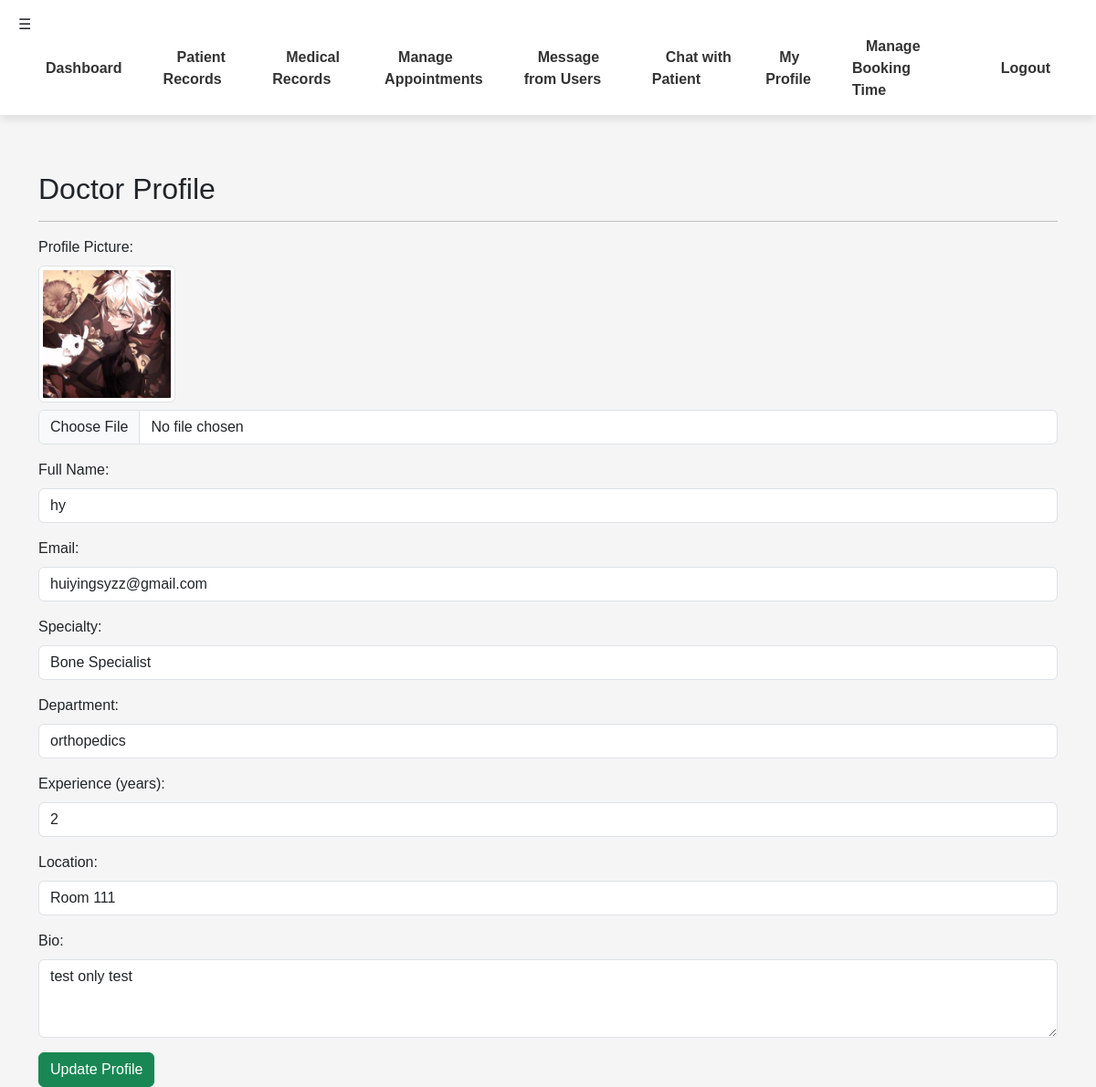
/doctor/doctor_profile.php (signed in), run on the app's committed database.
### tables this page shows
CREATE TABLE `doctors` (
  `id` int(11) NOT NULL,
  `name` varchar(100) NOT NULL,
  `image` varchar(255) NOT NULL,
  `specialty` varchar(100) NOT NULL,
  `bio` text NOT NULL,
  `experience` varchar(50) NOT NULL,
  `location` varchar(100) NOT NULL,
  `department` varchar(50) NOT NULL,
  `user_id` int(11) DEFAULT NULL
);

CREATE TABLE `users` (
  `id` int(11) NOT NULL,
  `name` varchar(100) NOT NULL,
  `email` varchar(255) NOT NULL,
  `password` varchar(255) NOT NULL,
  `role` enum('admin','doctor','patient') NOT NULL,
  `created_at` timestamp NOT NULL DEFAULT current_timestamp()
);

### doctor/doctor_profile.php (the view, shortened to what this page needs)
<?php
include '../includes/db.php';
$user_id = $_SESSION['user_id'];
$sql = "SELECT d.id, u.name, u.email, d.image, d.specialty, d.bio, d.experience, d.location, d.department
        FROM doctors d
        JOIN users u ON d.user_id = u.id
        WHERE u.id = ?";
$stmt = $conn->prepare($sql);
$stmt->bind_param("i", $user_id);
$stmt->execute();
$result = $stmt->get_result();
$doctor = $result->fetch_assoc();
?>
<!DOCTYPE html>
<html lang="en">
<head>
    <link rel="stylesheet" href="https://cdn.jsdelivr.net/npm/bootstrap@5.3.0/dist/css/bootstrap.min.css">
</head>
<body>
<?php include '../includes/navbar.php'; ?>
<div class="container mt-5" style="padding-top: 70px;">
    <h2>Doctor Profile</h2>
    <hr>
    <form method="POST" enctype="multipart/form-data">
        <div class="mb-3">
            <label class="form-label">Profile Picture:</label>
            <br>
            <img src="../uploads/<?= htmlspecialchars($doctor['image']); ?>" alt="Doctor Image" class="img-thumbnail" width="150">
            <input type="file" name="image" class="form-control mt-2">
        </div>
        <div class="mb-3">
            <label class="form-label">Full Name:</label>
            <input type="text" name="name" class="form-control" value="<?= htmlspecialchars($doctor['name']); ?>" required>
        </div>
        <div class="mb-3">
            <label class="form-label">Email:</label>
            <input type="email" name="email" class="form-control" value="<?= htmlspecialchars($doctor['email']); ?>" required>
        </div>
        <div class="mb-3">
            <label class="form-label">Specialty:</label>
            <input type="text" name="specialty" class="form-control" value="<?= htmlspecialchars($doctor['specialty']); ?>" required>
        </div>
        <div class="mb-3">
            <label class="form-label">Department:</label>
            <input type="text" name="department" class="form-control" value="<?= htmlspecialchars($doctor['department']); ?>" required>
        </div>
        <div class="mb-3">
            <label class="form-label">Experience (years):</label>
            <input type="text" name="experience" class="form-control" value="<?= htmlspecialchars($doctor['experience']); ?>" required>
        </div>
        <div class="mb-3">
            <label class="form-label">Location:</label>
            <input type="text" name="location" class="form-control" value="<?= htmlspecialchars($doctor['location']); ?>" required>
        </div>
        <div class="mb-3">
            <label class="form-label">Bio:</label>
            <textarea name="bio" class="form-control" rows="3"><?= htmlspecialchars($doctor['bio']); ?></textarea>
        </div>
        <button type="submit" class="btn btn-success">Update Profile</button>
    </form>
</div>
</body>
</html>

### includes/navbar.php (style rules this page uses)
body { font-family: 'Arial', sans-serif; margin: 0; padding: 0; background-color: #f5f5f5; padding-top: 70px; }

### data on the page
doctors: image (picture), name "hy", email "huiyingsyzz@gmail.com", specialty "Bone Specialist", department "orthopedics", experience "2", location "Room 111", bio "test only test"
